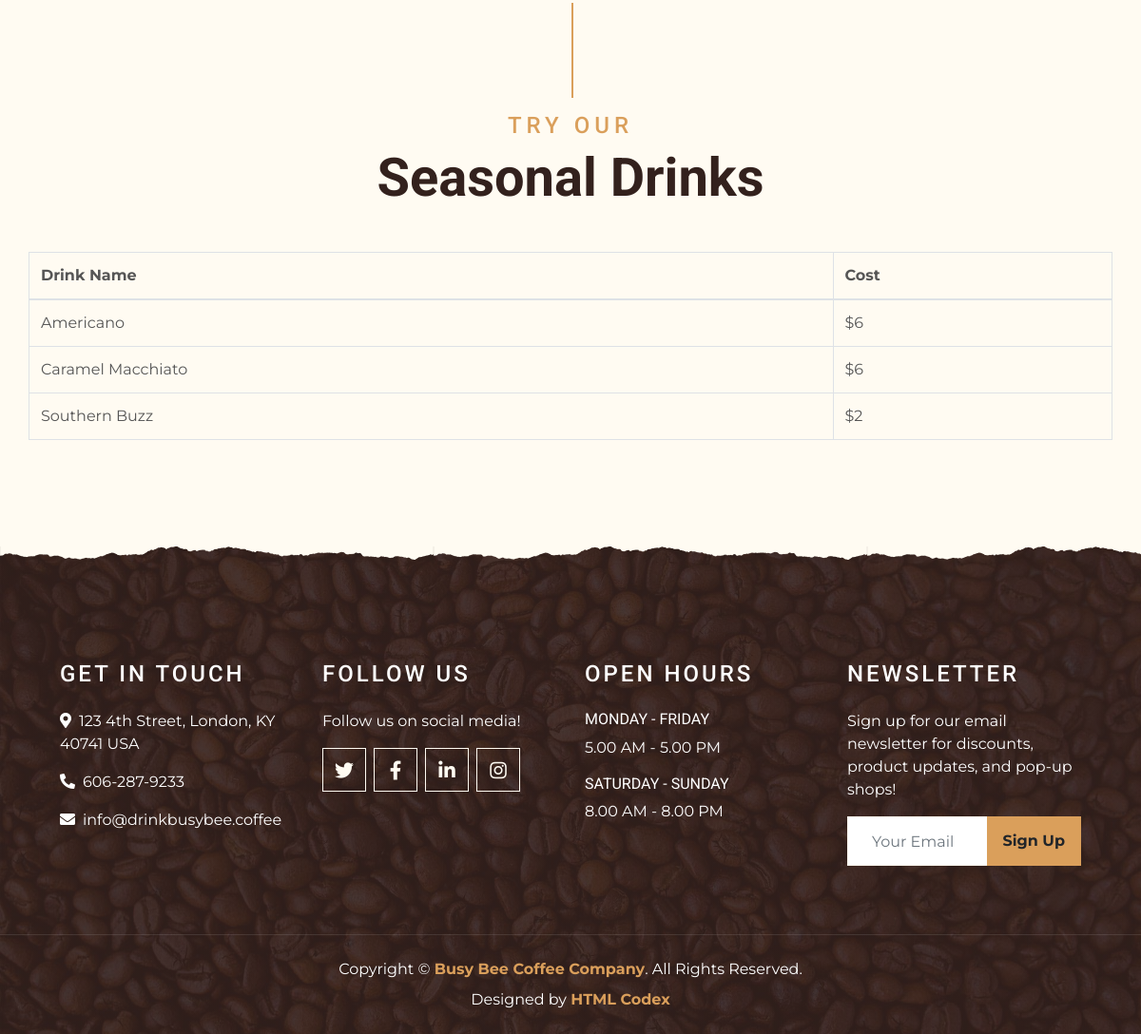
The app's page /app/index.php (lower part), older data.
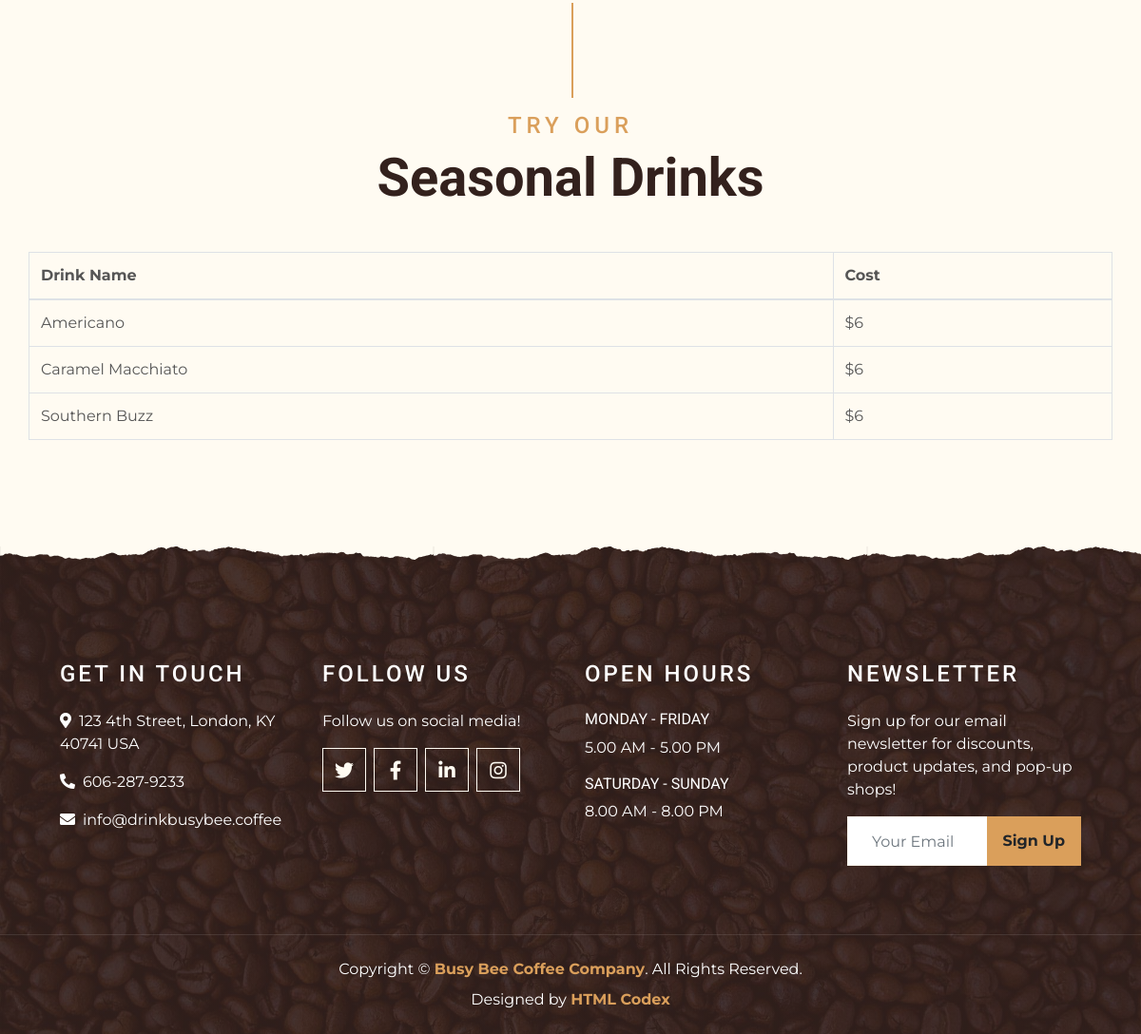
The same page, newer data.
### tables this page shows
CREATE TABLE IF NOT EXISTS `drinks` (
  `id` INT NOT NULL AUTO_INCREMENT,
  `drinkName` TINYTEXT NULL DEFAULT NULL,
  `whereAvailable` INT NULL DEFAULT NULL,
  `cost` INT NULL DEFAULT NULL,
  `coffees_id` INT NOT NULL,
  PRIMARY KEY (`id`),
  UNIQUE INDEX `id_UNIQUE` (`id` ASC) VISIBLE,
  INDEX `fk_drinks_coffees1_idx` (`coffees_id` ASC) VISIBLE,
  CONSTRAINT `fk_drinks_coffees1`
    FOREIGN KEY (`coffees_id`)
    REFERENCES `coffees` (`id`)
    ON DELETE CASCADE
    ON UPDATE CASCADE);

### app/index.php (the view, shortened to what this page needs)
<?php
require_once 'dbconfig.php';
try {
    $pdo = new PDO("mysql:host=$host;dbname=$dbname", $username, $password);
    $sql = 'SELECT drinkName,
                    cost
               FROM drinks
              ORDER BY drinkName';
    $q = $pdo->query($sql);
    $q->setFetchMode(PDO::FETCH_ASSOC);
} catch (PDOException $e) {
    die("Could not connect to the database $dbname :" . $e->getMessage());
}
?>
<!DOCTYPE html>
<html lang="en">
<head>
    <link href="https://cdnjs.cloudflare.com/ajax/libs/font-awesome/5.10.0/css/all.min.css" rel="stylesheet">
    <link href="lib/owlcarousel/assets/owl.carousel.min.css" rel="stylesheet">
    <link href="lib/tempusdominus/css/tempusdominus-bootstrap-4.min.css" rel="stylesheet" />
    <link href="css/style.min.css" rel="stylesheet">
</head>
<body>
    <div class="container-fluid py-5">
        <div class="container">
            <div class="section-title">
                <h4 class="text-primary text-uppercase" style="letter-spacing: 5px;">Try Our</h4>
                <h1 class="display-4">Seasonal Drinks</h1>
            </div>
            <div class="row">
                <table class="table table-bordered table-condensed">
                    <thead>
                        <tr>
                            <th>Drink Name</th>
                            <th>Cost</th>
                        </tr>
                    </thead>
                    <tbody>
                        <?php while ($row = $q->fetch()) : ?>
                            <tr>
                                <td><?php echo htmlspecialchars($row['drinkName']) ?></td>
                                <td>$<?php echo htmlspecialchars($row['cost']); ?></td>
                            </tr>
                        <?php endwhile; ?>
                    </tbody>
                </table>
            </div>
        </div>
    </div>
    <div class="container-fluid footer text-white mt-5 pt-5 px-0 position-relative overlay-top">
        <div class="row mx-0 pt-5 px-sm-3 px-lg-5 mt-4">
            <div class="col-lg-3 col-md-6 mb-5">
                <h4 class="text-white text-uppercase mb-4" style="letter-spacing: 3px;">Get In Touch</h4>
                <p><i class="fa fa-map-marker-alt mr-2"></i>123 4th Street, London, KY 40741 USA</p>
                <p><i class="fa fa-phone-alt mr-2"></i>606-287-9233</p>
                <p class="m-0"><i class="fa fa-envelope mr-2"></i>info@drinkbusybee.coffee</p>
            </div>
            <div class="col-lg-3 col-md-6 mb-5">
                <h4 class="text-white text-uppercase mb-4" style="letter-spacing: 3px;">Follow Us</h4>
                <p>Follow us on social media!</p>
                <div class="d-flex justify-content-start">
                    <a class="btn btn-lg btn-outline-light btn-lg-square mr-2" href="#"><i class="fab fa-twitter"></i></a>
                    <a class="btn btn-lg btn-outline-light btn-lg-square mr-2" href="#"><i class="fab fa-facebook-f"></i></a>
                    <a class="btn btn-lg btn-outline-light btn-lg-square mr-2" href="#"><i class="fab fa-linkedin-in"></i></a>
                    <a class="btn btn-lg btn-outline-light btn-lg-square" href="#"><i class="fab fa-instagram"></i></a>
                </div>
            </div>
            <div class="col-lg-3 col-md-6 mb-5">
                <h4 class="text-white text-uppercase mb-4" style="letter-spacing: 3px;">Open Hours</h4>
                <div>
                    <h6 class="text-white text-uppercase">Monday - Friday</h6>
                    <p>5.00 AM - 5.00 PM</p>
                    <h6 class="text-white text-uppercase">Saturday - Sunday</h6>
                    <p>8.00 AM - 8.00 PM</p>
                </div>
            </div>
            <div class="col-lg-3 col-md-6 mb-5">
                <h4 class="text-white text-uppercase mb-4" style="letter-spacing: 3px;">Newsletter</h4>
                <p>Sign up for our email newsletter for discounts, product updates, and pop-up shops!</p>
                <div class="w-100">
                    <div class="input-group">
                        <input type="text" class="form-control border-light" style="padding: 25px;" placeholder="Your Email">
                        <div class="input-group-append">
                            <button class="btn btn-primary font-weight-bold px-3">Sign Up</button>
                        </div>
                    </div>
                </div>
            </div>
        </div>
        <div class="container-fluid text-center text-white border-top mt-4 py-4 px-sm-3 px-md-5" style="border-color: rgba(256, 256, 256, .1) !important;">
            <p class="mb-2 text-white">Copyright &copy; <a class="font-weight-bold" href="#">Busy Bee Coffee Company</a>. All Rights Reserved.</a></p>
            <p class="m-0 text-white">Designed by <a class="font-weight-bold" href="https://htmlcodex.com">HTML Codex</a></p>
        </div>
    </div>
</body>
</html>

Row changes from the older to the newer data that the page shows:
changed drinks "Southern Buzz": cost "2" → "6"
